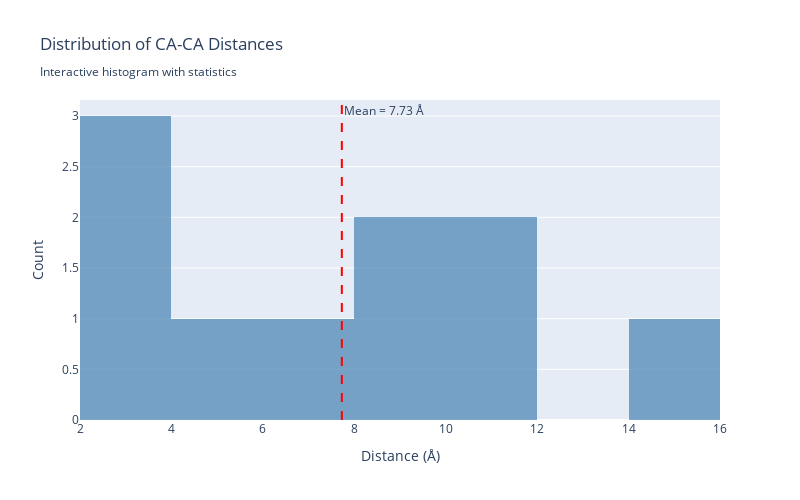

Here is the notebook cell this chart was saved with:
### Markdown cell above
### Statistical Analysis: Distribution of Distances

### Code cell
# Interactive distance distribution with Plotly
distances_list = distance_matrix[np.triu_indices_from(distance_matrix, k=1)]

print("Distance statistics:")
print(f"Mean distance: {np.mean(distances_list):.2f} Å")
print(f"Std deviation: {np.std(distances_list):.2f} Å")
print(f"Min distance: {np.min(distances_list):.2f} Å")
print(f"Max distance: {np.max(distances_list):.2f} Å")

# Create interactive histogram
fig_hist = go.Figure()

fig_hist.add_trace(
    go.Histogram(
        x=distances_list,
        nbinsx=10,
        name="Distance Distribution",
        opacity=0.7,
        marker_color="steelblue",
        hovertemplate="Distance: %{x:.2f} Å<br>Count: %{y}<extra></extra>",
    )
)

# Add mean line
mean_dist = np.mean(distances_list)
fig_hist.add_vline(
    x=mean_dist,
    line_dash="dash",
    line_color="red",
    annotation_text=f"Mean = {mean_dist:.2f} Å",
)

fig_hist.update_layout(
    title="Distribution of CA-CA Distances<br><sub>Interactive histogram with statistics</sub>",
    xaxis_title="Distance (Å)",
    yaxis_title="Count",
    width=800,
    height=500,
)

fig_hist.show()

### Figure 1 — Plotly figure (JSON) as saved in the notebook; plotly's stock layout.template omitted (floating-point values rounded to 4 significant figures)
{"data": [{"hovertemplate": "Distance: %{x:.2f} Å<br>Count: %{y}<extra></extra>", "marker": {"color": "steelblue"}, "name": "Distance Distribution", "nbinsx": 10, "opacity": 0.7, "type": "histogram", "x": [3.952, 7.235, 11.39, 15.06, 3.763, 8.026, 11.79, 4.273, 8.026, 3.763]}], "layout": {"annotations": [{"showarrow": false, "text": "Mean = 7.73 Å", "x": 7.728, "xanchor": "left", "xref": "x", "y": 1, "yanchor": "top", "yref": "y domain"}], "height": 500, "shapes": [{"line": {"color": "red", "dash": "dash"}, "type": "line", "x0": 7.728, "x1": 7.728, "xref": "x", "y0": 0, "y1": 1, "yref": "y domain"}], "title": {"text": "Distribution of CA-CA Distances<br><sub>Interactive histogram with statistics</sub>"}, "width": 800, "xaxis": {"title": {"text": "Distance (Å)"}}, "yaxis": {"title": {"text": "Count"}}}}
